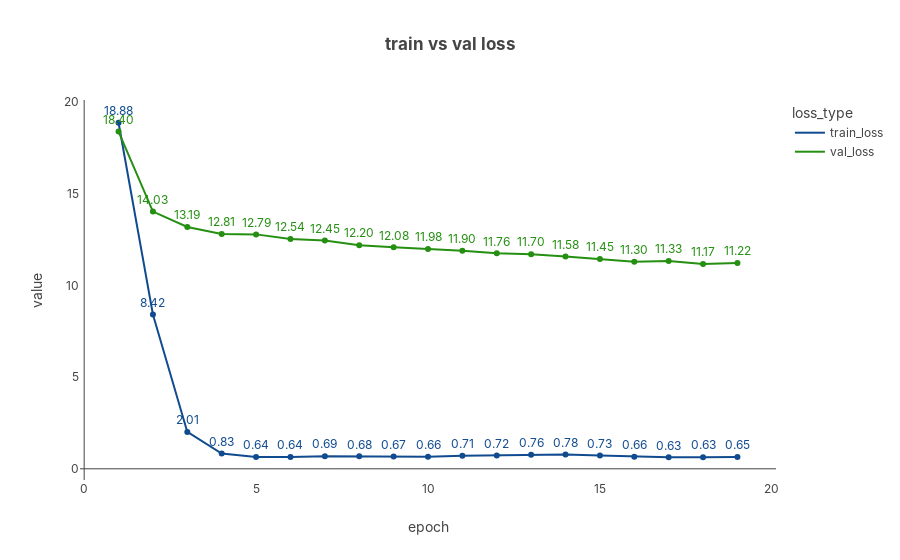

This figure's notebook cell:
### Code cell
plot_train_vs_val_loss(epoch_metrics_df, height=500)

### Figure 1 — Plotly figure (JSON) as saved in the notebook; plotly's stock layout.template omitted (floating-point values rounded to 4 significant figures)
{"data": [{"hovertemplate": "loss_type=train_loss<br>epoch=%{x}<br>value=%{y}<extra></extra>", "legendgroup": "train_loss", "line": {"color": "#114B8F", "dash": "solid"}, "marker": {"symbol": "circle"}, "mode": "lines", "name": "train_loss", "orientation": "v", "showlegend": true, "type": "scatter", "x": [1, 2, 3, 4, 5, 6, 7, 8, 9, 10, 11, 12, 13, 14, 15, 16, 17, 18, 19], "xaxis": "x", "y": [18.88, 8.419, 2.012, 0.8318, 0.6443, 0.6391, 0.6874, 0.6841, 0.6697, 0.6636, 0.711, 0.7238, 0.7644, 0.7846, 0.7308, 0.6612, 0.6303, 0.6339, 0.6463], "yaxis": "y"}, {"hovertemplate": "loss_type=val_loss<br>epoch=%{x}<br>value=%{y}<extra></extra>", "legendgroup": "val_loss", "line": {"color": "#248F11", "dash": "solid"}, "marker": {"symbol": "circle"}, "mode": "lines", "name": "val_loss", "orientation": "v", "showlegend": true, "type": "scatter", "x": [1, 2, 3, 4, 5, 6, 7, 8, 9, 10, 11, 12, 13, 14, 15, 16, 17, 18, 19], "xaxis": "x", "y": [18.4, 14.03, 13.19, 12.81, 12.79, 12.54, 12.45, 12.2, 12.08, 11.98, 11.9, 11.76, 11.7, 11.58, 11.45, 11.3, 11.33, 11.17, 11.22], "yaxis": "y"}, {"marker": {"color": "#114B8F"}, "mode": "markers+text", "showlegend": false, "text": ["18.88", "8.42", "2.01", "0.83", "0.64", "0.64", "0.69", "0.68", "0.67", "0.66", "0.71", "0.72", "0.76", "0.78", "0.73", "0.66", "0.63", "0.63", "0.65"], "textfont": {"color": "#114B8F"}, "textposition": "top center", "type": "scatter", "x": [1, 2, 3, 4, 5, 6, 7, 8, 9, 10, 11, 12, 13, 14, 15, 16, 17, 18, 19], "y": [18.88, 8.419, 2.012, 0.8318, 0.6443, 0.6391, 0.6874, 0.6841, 0.6697, 0.6636, 0.711, 0.7238, 0.7644, 0.7846, 0.7308, 0.6612, 0.6303, 0.6339, 0.6463]}, {"marker": {"color": "#248F11"}, "mode": "markers+text", "showlegend": false, "text": ["18.40", "14.03", "13.19", "12.81", "12.79", "12.54", "12.45", "12.20", "12.08", "11.98", "11.90", "11.76", "11.70", "11.58", "11.45", "11.30", "11.33", "11.17", "11.22"], "textfont": {"color": "#248F11"}, "textposition": "top center", "type": "scatter", "x": [1, 2, 3, 4, 5, 6, 7, 8, 9, 10, 11, 12, 13, 14, 15, 16, 17, 18, 19], "y": [18.4, 14.03, 13.19, 12.81, 12.79, 12.54, 12.45, 12.2, 12.08, 11.98, 11.9, 11.76, 11.7, 11.58, 11.45, 11.3, 11.33, 11.17, 11.22]}], "layout": {"autosize": true, "legend": {"title": {"text": "loss_type"}, "tracegroupgap": 0}, "showlegend": true, "title": {"text": "train vs val loss"}, "xaxis": {"anchor": "y", "autorange": true, "domain": [0, 1], "range": [-0.1049, 20.1], "title": {"text": "epoch"}, "type": "linear"}, "yaxis": {"anchor": "x", "autorange": true, "domain": [0, 1], "range": [-0.6545, 20.16], "title": {"text": "value"}, "type": "linear"}}}
